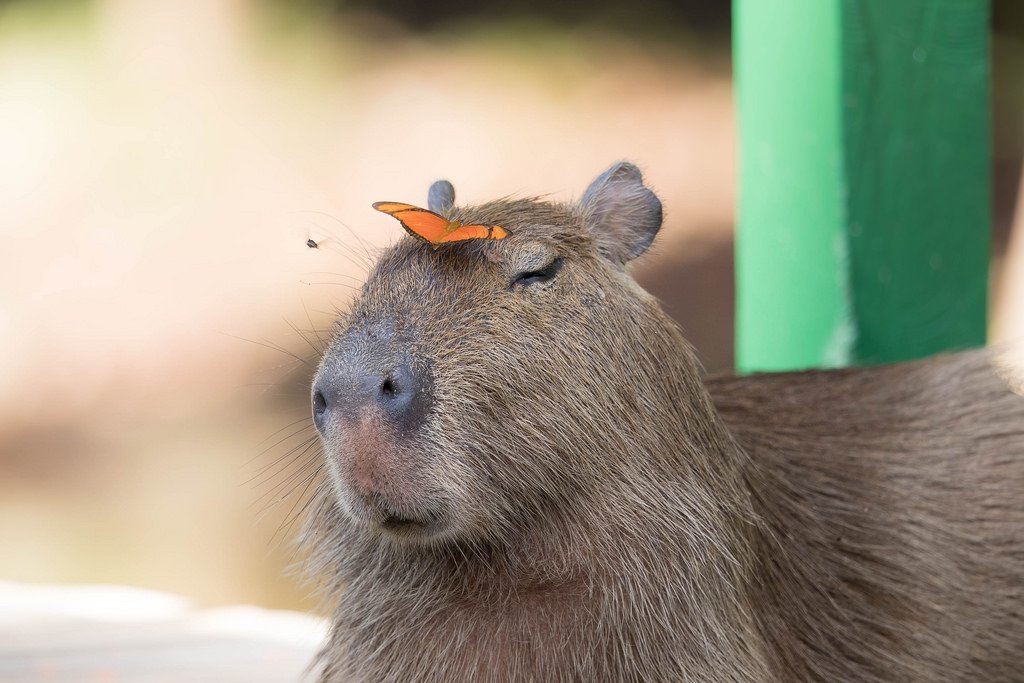
#> input picture images/D2_capybara.jpg, 1024 x 683 px, found by its file name
$ jupyter execute --allow-errors 'D2_Reading_data,_Python_Arithmetics_and_functions (3).ipynb'   (shell and % lines are left out)
#> lines starting #> are read from the running program, lines starting #| are printed output that depends on the picture
## IIBM Bootcamp 2022: Day 2 Morning

### Instructors Carlos Valle (cgvalle@uc.cl) and Gabriela Vargas (givargas@uc.cl)

This jupyter notebook will cover the basics of data reading and writing in Python.

# Content of the day

1. [Operators](#Letssum)
  1. [Let's sum() ](#Operators)
    1. [Ejemplo 1-Arithmetics](#Ejemplo1-Arithmetics)
    2. [Ejemplo 2-Concatenation](#Ejemplo2-Concatenation)
  2. [Other operations](#Otheroperations)

2. [Working with data](#Workingwithdata)
    1. [Load](#Load)
    2. [Pre process](#Preprocess)
    3. [Functions](#Functions)
3. [Excerise](#dnaexcersise)
4. [Images](#Images)
5. [Good practices](#Goodpractices)
6. [Annexes](#Annexes)

# What are operators?

Operators are symbols that tell the interpreter - in this case Python- to perform a specific operation, such as arithmetic, comparison, logical, etc.
Operators are used to carry out operations on one, two or more elements called operands. The operands can be variables, literals, the value returned by an expression, or the value returned by a function.

Operators can be:

1.  Arithmetics: It takes two operands as input, performs a calculation, and returns the result (+,-,*,**,%,/,//).
2.  Relational: It is used to compare and establish the relationship between operands. Returns a Boolean value (true or false) based on the condition (>,<,==,>=,<=,!=).
3.  Bit to Bit: Performs bitwise operators (&,|,^,~,>>,<<).
4.  Asignation: Assign values to a variable. These are generally combined with other operators (=,+=,-=,/=,&=,<<=, etc).
5.  Logic: Are used to make a decision based on multiple conditions ('and', 'or',' not').
6.  Membership: Are used to identify membership in some sequence ('in', 'not in')
7.  Identity: Are used to check if two variables use the same memory location ('is', 'is not')

## Arithmetic Operators

The simplest operators are the arithmetics ones

**Python Arithmetic Operators**

Operator  |      Name      | Behavior
----------|----------------| ---------------------------
   +      |     Addition   |   Add 2 operands
   -      |  Substraction  |   Subtract the second value from the first value
   *      | Multiplication |   Find the product of 2 values
   /      |    Division    |   Find the quotient when first operand is divided by the second
   %      |    Modulus     |  Find the remainder when first operand is divided by the second
   **     |  Exponentation |  Raise the first operand to power of second
   //     | Floor division |  Find the floorof the quotient when first operand is divided by the second

## Let's sum

 The most simplest is the operator *addition* (+) that could be is use to performs the arithmetic mathematical operations of addition between **numeric variables**.

## Example 1
Here, consider the expression "c = a + b".

We identify
1. The assignment operator, separating the expression between the left side, 'c,' and the right side 'a' and 'b.' Here, the values 'a' and 'b' are assigned to 'c' .
2. In the middle of 'a' and 'b' is the arithmetic addition operator.

[cell 1]
# To solve the expresion, first we create the variables 'a' and 'b'
# with integer values '1.1' and '3.6'

"<TO DO> = <TO DO>"
"<TO DO> =  <TO DO>"

[cell 2]
# Here we sum 'a' and 'b'and store in variable 'c'.
# The variables store the operands, and + is the arithmetic operator.
# The result of the operation is stored in variable c.
"<TO DO> = <TO DO> +  <TO DO> "

#> (a cell that did not finish here is left out)

## Example 2
You can also perform the operator *addition* between **"string (str)"** variables. Here it is called a ***concatenation*** between strings, generating a new string.

Here, we consider the 'Hola Mundo!' example

[cell 4]
# First we write two strings
"<TO DO>="
"<TO DO>="

[cell 5]
# We concatenate the strings
saludo = "<TO DO>"

[cell 6]
# We print the result
print(f"Otra vez estamos escribiendo {saludo}")

#Modulus %

[cell 7]
#Let's create some variables
edad1= ...

[cell 8]
#Now we will operate the modulus of 2 and 3 in some of them

By modulus operand we can check that number is even or odd

## Example 3
Here, we create the two list of variables.

**NOTE** that the name of the list orients the content of it. AVOID the use of uninformative names as 'lista_algo' or 'asdasd'

[cell 9]
# Lista 1= A random list of integers

#import library
'<TO DO>'
#generate list
rand_list= '<TO DO>'

[cell 10]
#Lista 1: A list called 'seq_list' with the numbers '1','2' and '3' repeated 10 times each

seq_list= '<TO DO>'

##Lets try some other operations

#> (a cell that did not finish here is left out)

# Working with data

Usually we also work with data from other sources, that could be in formats as .txt, .xlsx, .csv, etc.

Now we are going to import some data to work with.

[cell 12]
#We import a data

#> (a cell that did not finish here is left out)

###No we start to preprocess the file

#> (a cell that did not finish here is left out)

#> (a cell that did not finish here is left out)

#> (a cell that did not finish here is left out)

## SAVE

[cell 17]
# Now we save the preprocessing as a new .txt file
seq_clean= open('seq_clean.txt','x')

[cell 18]
file= open('seq_clean.txt', 'w')
#> (the rest of this cell did not finish here and is left out)

## Before we start analyzing the data, we will introduce the **functions**

# Python Functions

So far it has been seen that there are already defined functions that can be used. Examples of these functions are:

print ()
open ()
read ()
etc.

However, sometimes we need to create functions to perform certain specific tasks. To do this, we must take two aspects into account:

* The definition of the function.
* The right call of the previously defined function.

# Function Definition

To define a function, we must use the word

```
def
```

which is a reserved keyword in Python.

Functions follow the syntax:

```
def function_name(parameter1, parameter2, ...):
```

Every defined function must have a name after the word *def*. This name meets the same variable name restrictions.

The input parameters are in *round parentheses* (). The parameters must be separated by **commas** and can be a variable quantity. It ends at the end with the colon character
```
:
```
After the first line of code for the function, we must write all instructions. These instructions should be indented so that they are all within the function.

In most cases, functions have a particular statement represented by the 'return' keyword.
```
return
```
This specific instruction indicates the moment we leave the function, returning some interest value.

[cell 19]
# A simple example
def kawaii(capybara, mariposa, pelicano):
  ternura= capybara**2 + mariposa *3 - pelicano
  return ternura
v1 = float(input('Ingrese el valor capybara:'))
#> the answer given: 3
v2 = float(input('Ingrese el valor mariposa:'))
#> the answer given: 3
v3 = float(input('Ingrese el valor pelicano:'))
#> the answer given: 3

var_resultado = kawaii(v1, v2, v3)

if var_resultado < 0:
    sol= v3 / (v1 + v2)
    print('No es tierno, el tamaño del pelícano tiene una razón de ', sol)
else:
  if var_resultado == 0:
      print('Casi tierno')
  if var_resultado > 0:
      print('Super tierno!')


# With this, we have already developed our first function
# but now we need to be able to use it.

## Prueba obtener 'No es tierno, el tamaño del pelícano tiene una razón de' y 'Casi tierno'

## Function call

Once the function is created, as in the previous example, we can use it. This process is commonly called: call the function.

To call a function, you must know its name and the parameters it receives. It is important to respect the number of parameters.

Following the previous example, calling a function in Python consists of the following:

[cell 20]
kawaii_result=kawaii(3, 2, 5)

[cell 21]
kawaii_result

## Difference between print() and return

```
print()
```
and
```
return
```
Can behave very similarly, but they should not be confused, as they are entirely different instructions.
* return is the result of a function; therefore it should only go inside a function.
* print () is an output of a program. It can go both in a function as in the main program's code (the main).

*return* behaves very similarly to *print()* when the function is called from the console (shell).The above changes when the code is run from the file.

# From functions to scripts

A Python script is a collection of commands in a file designed to be executed like a program. The file can of course contain functions, but the idea is that it will be run or executed from the command line or from within a Python interactive shell to perform a specific task. Often a script first contains a set of function definitions and then has the main program that might call the functions.

# IMAGES

[cell 22]
#Load image

[cell 23]
#verify that the file upload was successful using:

[cell 24]
import cv2
import numpy as np
import matplotlib.pyplot as plt

[cell 25]
img = cv2.imread("D2_capybara.jpg")
#> img is the input picture: shape (683, 1024, 3); mean B, G, R 133.3, 153.2, 158.7

[cell 26]
print(img)
#> (printed output is left out)

[cell 27]
#@title Capybara and butterfly image. Super kawaii !

img_cvt = cv2.cvtColor(img, cv2.COLOR_BGR2RGB)
plt.imshow(img)
plt.show()

Now we will check what we can do with a image

[cell 28]
#We import image processing package library and a modulus
from skimage.color import rgb2gray

[cell 29]
# We compute the luminance of the capybara image and obrain a grayscale image of it
capy_grey = rgb2gray(img_cvt)
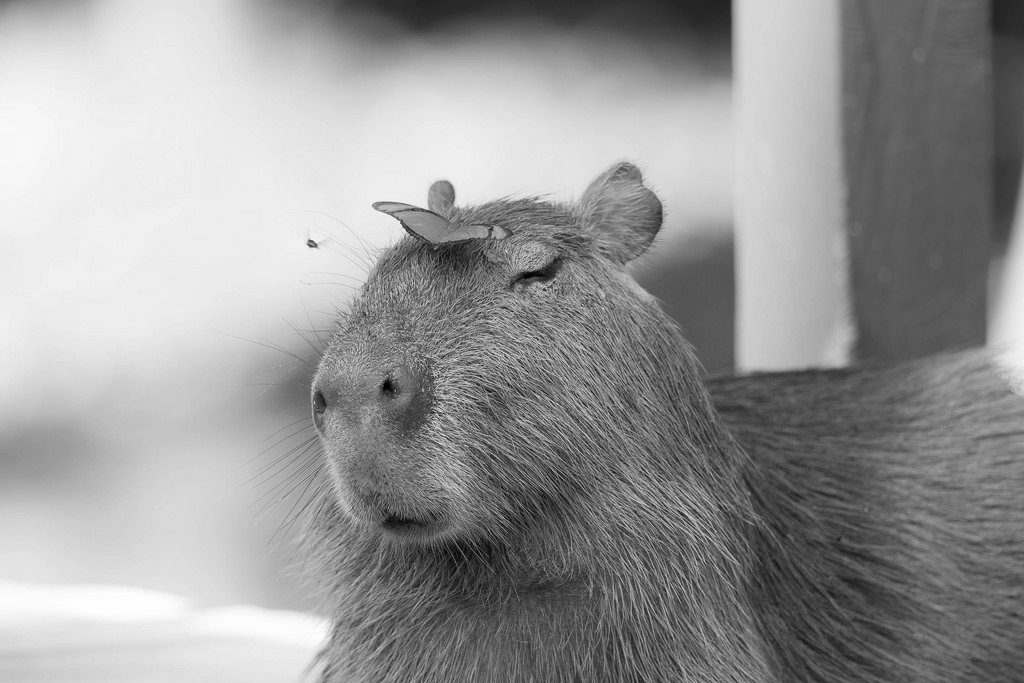
#> capy_grey: shape (683, 1024) float64; min 0.000833, max 1, mean 0.6
#> (the rest of this cell did not finish here and is left out)
